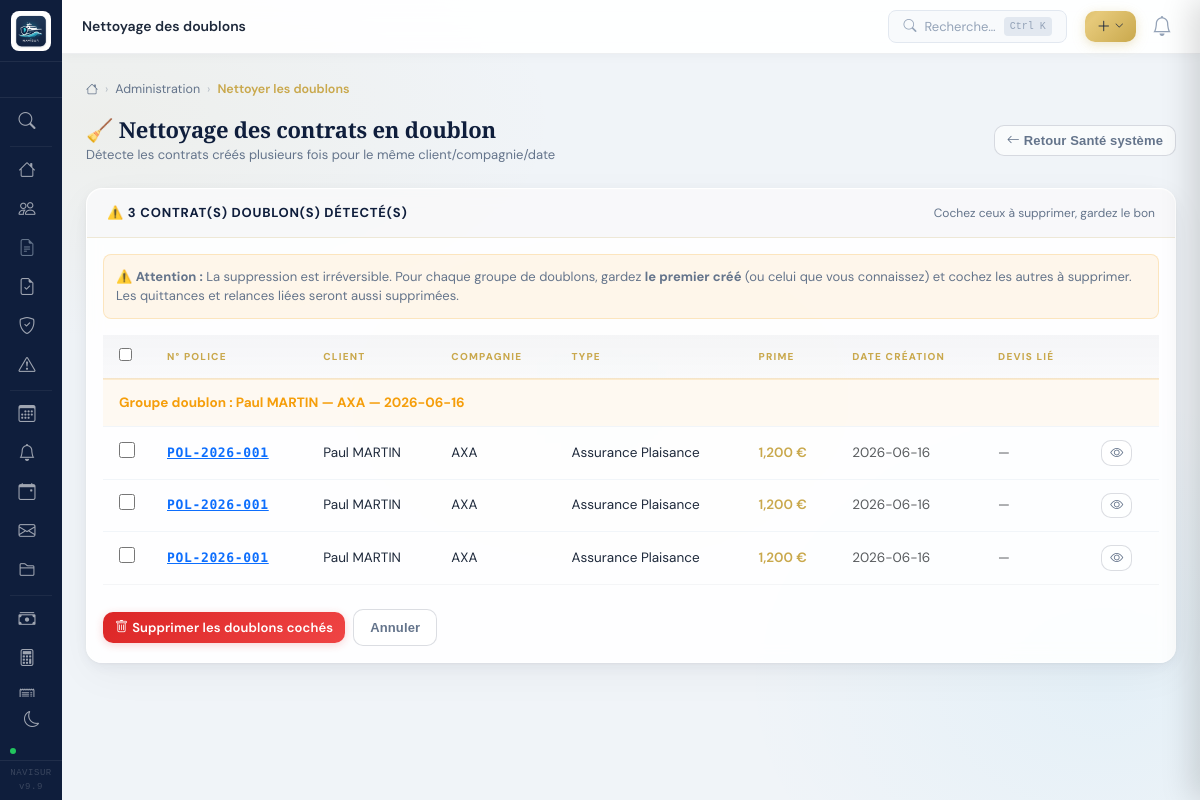
/admin/nettoyer-doublons (signed in), run on the app's committed database.
### tables this page shows
CREATE TABLE contrats (
        id INTEGER PRIMARY KEY AUTOINCREMENT,
        client_id INTEGER,
        bateau_id INTEGER,
        numero TEXT,
        compagnie TEXT,
        type_assurance TEXT,
        objet TEXT,
        date_debut TEXT,
        date_fin TEXT,
        prime_annuelle REAL DEFAULT 0,
        periodicite TEXT DEFAULT 'annuelle',
        statut TEXT DEFAULT 'en_cours',
        franchise REAL DEFAULT 0,
        garanties TEXT,
        notes TEXT,
        date_creation TEXT DEFAULT CURRENT_DATE, tacite_reconduction INTEGER DEFAULT 1, devis_id INTEGER, annee_prime_validee INTEGER, prime_annee_en_cours REAL, date_derniere_maj_prime TEXT, date_transmission_cie TEXT, date_acceptation_cie TEXT, numero_police_cie TEXT DEFAULT "", date_emission_police TEXT, taux_commission REAL DEFAULT 15, statut_relance TEXT DEFAULT "a_relancer", mode_paiement TEXT DEFAULT "annuel", prochaine_echeance_prime TEXT, nb_fractions INTEGER DEFAULT 1, checklist_done INTEGER DEFAULT 0, risque_id INTEGER, option_regate INTEGER DEFAULT 0, option_skipper_pro INTEGER DEFAULT 0, option_annexe INTEGER DEFAULT 0, option_hauturier INTEGER DEFAULT 0, option_solitaire INTEGER DEFAULT 0, flotte_nom TEXT DEFAULT "", co_assureurs TEXT DEFAULT "",
        FOREIGN KEY (client_id) REFERENCES clients(id),
        FOREIGN KEY (bateau_id) REFERENCES bateaux(id)
    );

CREATE TABLE clients (
        id INTEGER PRIMARY KEY AUTOINCREMENT,
        type TEXT DEFAULT 'particulier',
        nom TEXT NOT NULL,
        prenom TEXT,
        email TEXT,
        telephone TEXT,
        adresse TEXT,
        code_postal TEXT,
        ville TEXT,
        siren TEXT,
        statut TEXT DEFAULT 'prospect',
        date_creation TEXT DEFAULT CURRENT_DATE,
        notes TEXT
    , civilite TEXT DEFAULT "", telephone2 TEXT DEFAULT "", telephone_fixe TEXT DEFAULT "", pays_code TEXT DEFAULT "FR", pays_nom TEXT DEFAULT "France", email_statut TEXT DEFAULT "", telephone_formate TEXT DEFAULT "", telephone_pays TEXT DEFAULT "FR", forme_juridique TEXT DEFAULT "", code_naf TEXT DEFAULT "", nom_dirigeant TEXT DEFAULT "", date_naissance TEXT, commune_naissance TEXT, date_permis_mer TEXT, type_permis_mer TEXT);

### routes/admin.py (the view, shortened to what this page needs)
@app.route('/admin/nettoyer-doublons', methods=['GET', 'POST'])
def admin_nettoyer_doublons():
    conn = get_db()
    doublons = conn.execute("""
        SELECT c1.id, c1.numero, c1.compagnie, c1.type_assurance,
               c1.date_creation, c1.prime_annuelle, cl.nom, cl.prenom, c1.client_id
        FROM contrats c1
        JOIN clients cl ON c1.client_id=cl.id
        WHERE EXISTS (
            SELECT 1 FROM contrats c2
            WHERE c2.client_id=c1.client_id
            AND c2.compagnie=c1.compagnie
            AND c2.type_assurance=c1.type_assurance
            AND c2.date_creation=c1.date_creation
            AND c2.id != c1.id
        )
        ORDER BY c1.client_id, c1.compagnie, c1.date_creation, c1.id
    """).fetchall()
    conn.close()
    return render_template('admin/nettoyer_doublons.html',
                           doublons=[dict(d) for d in doublons],
                           breadcrumbs=[{'label':'Accueil','url':'/'},
                                        {'label':'Administration','url':'/admin/sante'},
                                        {'label':'Nettoyer les doublons','url':None}])

### core.py (called while the page is built)
@app.context_processor
def inject_globals():
    return {'db_integrity_ok': DB_INTEGRITY_OK, 'db_integrity_msg': DB_INTEGRITY_MSG}

@app.context_processor
def inject_notifs():
    try:
        conn = get_db()
        notifs = conn.execute("SELECT * FROM notifications ORDER BY id DESC LIMIT 15").fetchall()
        conn.close()
        return {'nb_notifs': get_nb_notifs(), 'notifs_list': notifs}
    except Exception:
        return {'nb_notifs': 0, 'notifs_list': []}

def get_nb_notifs():
    try:
        conn = get_db()
        nb = conn.execute("SELECT COUNT(*) FROM notifications WHERE lu=0").fetchone()[0]
        conn.close()
        return nb
    except Exception:
        return 0

### models/db.py (called while the page is built)
def get_db():
    conn = sqlite3.connect(DATABASE)
    conn.row_factory = sqlite3.Row
    return conn

### routes/compta.py (called while the page is built)
def get_nb_notifs():
    try:
        conn = get_db()
        nb = conn.execute("SELECT COUNT(*) FROM notifications WHERE lu=0").fetchone()[0]
        conn.close()
        return nb
    except Exception:
        return 0

@app.context_processor
def inject_notifs():
    try:
        return {'nb_notifs': get_nb_notifs()}
    except Exception:
        return {'nb_notifs': 0}

### routes/devis.py (called while the page is built)
def get_compagnies_actives():
    conn = get_db()
    result = conn.execute(
        "SELECT id, nom, taux_commission, code_courtier FROM compagnies WHERE actif=1 ORDER BY nom"
    ).fetchall()
    conn.close()
    return result

@app.context_processor
def inject_compagnies():
    try:
        return {'compagnies_liste': get_compagnies_actives()}
    except Exception:
        return {'compagnies_liste': []}

### security_bootstrap.py (called while the page is built)
@login_manager.user_loader
def load_user(user_id):
    conn = get_db()
    row = conn.execute("SELECT id,email FROM users WHERE id=?", (user_id,)).fetchone()
    conn.close()
    return User(row['id'], row['email']) if row else None

@app.before_request
def _auth_guard():
    if request.path.startswith('/static/'): return
    if request.endpoint in PUBLIC_ENDPOINTS: return
    if request.path.startswith('/portail/'): return
    if not current_user.is_authenticated:
        return redirect(url_for('login'))

### templates/admin/nettoyer_doublons.html (shortened to what this page needs)
{% extends 'base.html' %}
{% block page_title %}Nettoyage des doublons{% endblock %}
{% block content %}
<div class="page-header">
  <div>
    <h1 class="page-header-title">🧹 Nettoyage des contrats en doublon</h1>
    <p class="page-header-sub">Détecte les contrats créés plusieurs fois pour le même client/compagnie/date</p>
  </div>
  <a href="{{ url_for('admin_sante') }}" class="btn btn-outline-secondary btn-sm">
    <i class="bi bi-arrow-left me-1"></i>Retour Santé système
  </a>
</div>
{% if doublons %}
<div class="card-crm mb-4" style="border-left:3px solid #f59e0b">
  <div class="card-crm-header d-flex justify-content-between align-items-center">
    <span class="card-crm-title">⚠️ {{ doublons|length }} contrat(s) doublon(s) détecté(s)</span>
    <span style="font-size:12px;color:var(--c-text-2)">Cochez ceux à supprimer, gardez le bon</span>
  </div>
  <div class="p-3">
    <div style="background:rgba(245,158,11,.08);border:1px solid rgba(245,158,11,.2);border-radius:8px;padding:12px;margin-bottom:16px;font-size:13px;color:var(--c-text-2)">
      ⚠️ <strong>Attention :</strong> La suppression est irréversible. Pour chaque groupe de doublons,
      gardez <strong>le premier créé</strong> (ou celui que vous connaissez) et cochez les autres à supprimer.
      Les quittances et relances liées seront aussi supprimées.
    </div>
    <form method="post" data-loading-title="Suppression des doublons..." data-loading-sub="Nettoyage de la base de données">
      <div class="table-responsive">
        <table class="table-crm">
          <thead>
            <tr>
              <th style="width:40px"><input type="checkbox" id="select-all" title="Tout sélectionner"></th>
              <th>N° Police</th>
              <th>Client</th>
              <th>Compagnie</th>
              <th>Type</th>
              <th>Prime</th>
              <th>Date création</th>
              <th>Devis lié</th>
              <th></th>
            </tr>
          </thead>
          <tbody>
            {% set last_group = namespace(key='') %}
            {% for d in doublons %}
              {% set group_key = d.client_id|string + '_' + (d.compagnie or '') + '_' + (d.date_creation or '') %}
              {% if group_key != last_group.key %}
                <tr style="background:rgba(245,158,11,.05)">
                  <td colspan="9" style="font-size:11px;font-weight:700;color:#f59e0b;padding:6px 12px;border-top:2px solid rgba(245,158,11,.2)">
                    Groupe doublon : {{ d.prenom or '' }} {{ d.nom }} — {{ d.compagnie or '—' }} — {{ d.date_creation }}
                  </td>
                </tr>
                {% set last_group.key = group_key %}
              {% endif %}
              <tr>
                <td>
                  <input type="checkbox" name="supprimer_ids" value="{{ d.id }}"
                         class="doublon-checkbox" style="width:16px;height:16px">
                </td>
                <td>
                  <a href="{{ url_for('contrat_detail', id=d.id) }}" class="fw-600 font-mono" style="font-size:13px">
                    {{ d.numero or '—' }}
                  </a>
                </td>
                <td style="font-size:13px">{{ d.prenom or '' }} {{ d.nom }}</td>
                <td style="font-size:13px">{{ d.compagnie or '—' }}</td>
                <td style="font-size:12px">{{ d.type_assurance or '—' }}</td>
                <td style="font-size:13px;color:var(--c-gold);font-weight:600">
                  {% if d.prime_annuelle %}{{ "{:,.0f}".format(d.prime_annuelle) }} €{% else %}—{% endif %}
                </td>
                <td class="text-muted" style="font-size:12px">{{ d.date_creation }}</td>
                <td style="font-size:12px">
                  {% if d.devis_id %}
                    <span class="badge-crm badge-client" style="font-size:10px">Devis #{{ d.devis_id }}</span>
                  {% else %}
                    <span class="text-muted">—</span>
                  {% endif %}
                </td>
                <td>
                  <a href="{{ url_for('contrat_detail', id=d.id) }}" class="btn btn-xs btn-outline-secondary"
                     style="font-size:11px;padding:2px 8px" target="_blank">
                    <i class="bi bi-eye"></i>
                  </a>
                </td>
              </tr>
            {% endfor %}
          </tbody>
        </table>
      </div>
      <div class="d-flex gap-2 mt-4 align-items-center">
        <button type="submit" class="btn btn-danger"
                onclick="return confirm('Supprimer définitivement les contrats sélectionnés ?')">
          <i class="bi bi-trash me-1"></i>Supprimer les doublons cochés
        </button>
        <a href="{{ url_for('admin_sante') }}" class="btn btn-outline-secondary">Annuler</a>
      </div>
    </form>
  </div>
</div>
{% endif %}
{% endblock %}

### static/css/style.css (style rules this page uses)
:root { --sidebar-w: 250px; --sidebar-bg: #0f172a; --sidebar-hover: #1e293b; --sidebar-active: #1d4ed8; --accent: #3b82f6; --accent-gold: #f59e0b; --text-light: #94a3b8; --text-muted: #64748b; --border: #e2e8f0; --bg-page: #f8fafc; --bg-card: #ffffff; --font-main: 'Sora', sans-serif; --font-display: 'DM Serif Display', serif; --radius: 12px; --shadow: 0 1px 3px rgba(0,0,0,.08), 0 4px 16px rgba(0,0,0,.06); --shadow-md: 0 4px 6px rgba(0,0,0,.07), 0 10px 30px rgba(0,0,0,.1); }
*, *::before, *::after { box-sizing: border-box; }
html, body { height: 100%; margin: 0; }
body { font-family: var(--font-main); background: var(--bg-page); color: #1e293b; display: flex; font-size: 14px; }
.card-crm { background: var(--bg-card); border-radius: var(--radius); box-shadow: var(--shadow); border: 1px solid var(--border); overflow: hidden; }
.card-crm-header { padding: 18px 24px; border-bottom: 1px solid var(--border); display: flex; align-items: center; justify-content: space-between; gap: 12px; }
.card-crm-title { font-size: 15px; font-weight: 600; color: #1e293b; margin: 0; }
.table-crm { width: 100%; border-collapse: collapse; }
.table-crm thead th { background: #f8fafc; padding: 12px 16px; font-size: 11px; font-weight: 600; letter-spacing: .05em; text-transform: uppercase; color: var(--text-muted); border-bottom: 1px solid var(--border); white-space: nowrap; }
.table-crm tbody td { padding: 14px 16px; border-bottom: 1px solid #f1f5f9; vertical-align: middle; }
.table-crm tbody tr:last-child td { border-bottom: none; }
.btn-outline-secondary { font-family: var(--font-main); border-radius: 8px; padding: 8px 16px; }
.btn-sm { padding: 5px 12px !important; font-size: 12px !important; }
.page-header { display: flex; align-items: center; justify-content: space-between; margin-bottom: 24px; }
.page-header-title { font-size: 22px; font-family: var(--font-display); color: #0f172a; margin: 0; }
.page-header-sub { font-size: 13px; color: var(--text-muted); margin: 4px 0 0; }
.card-crm, .stat-card, .form-card { animation: fadeIn .3s ease; }
.font-mono { font-family: 'Courier New', monospace; letter-spacing: .05em; }
.fw-600 { font-weight: 600; }
:root { --navisur-blue: #0c3a5c; --navisur-mid: #1a6b9a; --navisur-light: #e8f4fd; }
:root { --brand-navy: #1a2e5a; --brand-gold: #c9a84c; --sidebar-bg: #1a2e5a; --sidebar-active: #c9a84c; }
:root { --c-bg-page: #f1f5f9; --c-bg-card: #ffffff; --c-bg-input: #ffffff; --c-text-1: #0f1e3c; --c-text-2: #64748b; --c-border: rgba(15,30,60,.08); --c-gold: #c9a84c; --c-table-hd: #f8fafc; --c-row-hover: rgba(15,30,60,.03); --c-modal-bg: #ffffff; --c-input-br: #e2e8f0; --c-shadow: 0 1px 3px rgba(0,0,0,.08), 0 4px 16px rgba(0,0,0,.06); }
*, *::before, *::after { transition: background-color .2s ease, color .15s ease, border-color .15s ease; }

### static/css/navisur-halos.css (style rules this page uses)
html::before { content: ''; position: fixed; inset: 0; z-index: -1; pointer-events: none; background: radial-gradient(ellipse 70% 50% at 8% 15%, rgba(201, 168, 76, 0.07) 0%, transparent 55%), radial-gradient(ellipse 55% 65% at 92% 85%, rgba(14, 165, 233, 0.05) 0%, transparent 55%), radial-gradient(ellipse 40% 40% at 50% 50%, rgba(201, 168, 76, 0.025) 0%, transparent 60%), #f0f4f8; }
body { background: transparent !important; background-image: none !important; }

### templates/base.html (style rules this page uses)
:root { --sb-w:62px; --sb-wx:220px; --sb-bg:#0f1e3c; --sb-gold:#c9a84c; --sb-hover:rgba(201,168,76,.12); --sb-text:rgba(255,255,255,.6); --sb-tr:.2s ease; }
body { margin:0;display:flex;min-height:100vh;background:#f1f5f9; }

### data on the page
contrats: prenom "Paul", nom "MARTIN", compagnie "AXA", date_creation "2026-06-16", numero "POL-2026-001", type_assurance "Assurance Plaisance", prime_annuelle "1,200"
contrats: numero "POL-2026-001", prenom "Paul", nom "MARTIN", compagnie "AXA", type_assurance "Assurance Plaisance", prime_annuelle "1,200", date_creation "2026-06-16"
contrats: numero "POL-2026-001", prenom "Paul", nom "MARTIN", compagnie "AXA", type_assurance "Assurance Plaisance", prime_annuelle "1,200", date_creation "2026-06-16"

### other printed values
{{ crumb.label }} "Administration"
{{ crumb.label }} "Nettoyer les doublons"
{{ doublons|length }} "3"
